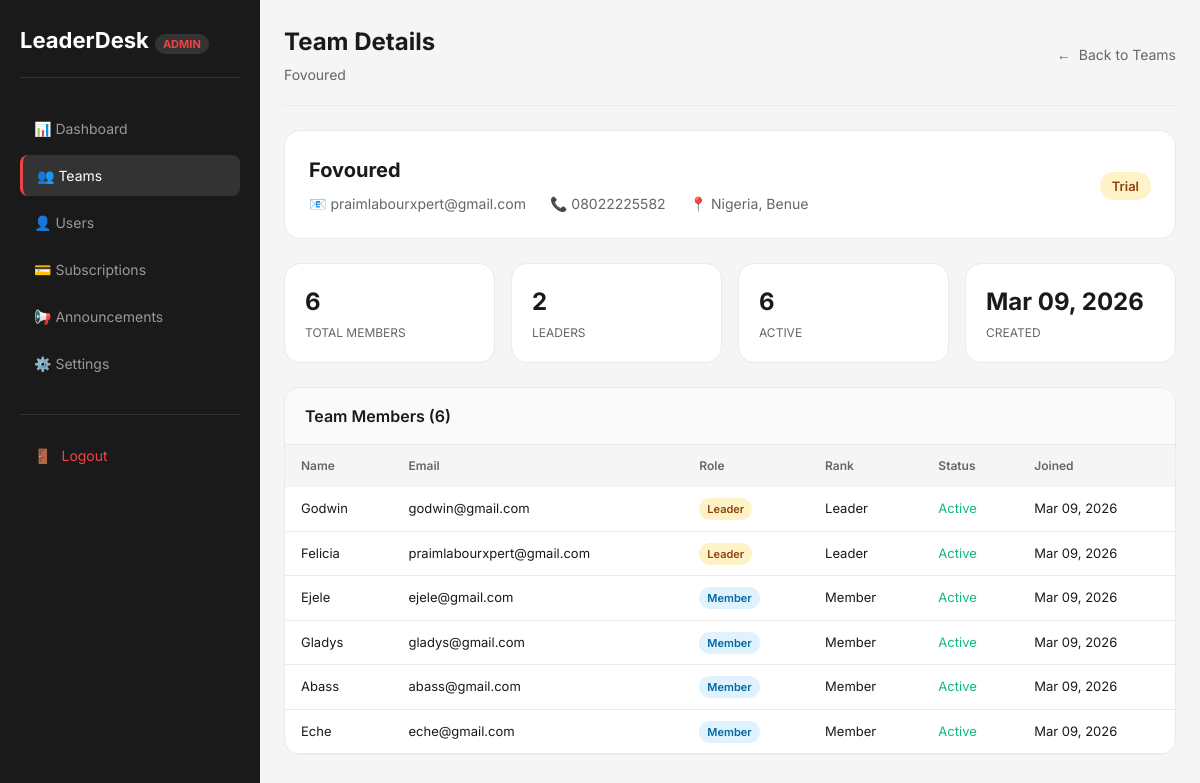
The page /admin_team_detail.php?id=5 (signed in) on the database its author committed.
### tables this page shows
CREATE TABLE `teams` (
  `id` int(11) NOT NULL AUTO_INCREMENT,
  `team_name` varchar(100) NOT NULL,
  `country` varchar(50) DEFAULT NULL,
  `state_province` varchar(50) DEFAULT NULL,
  `email` varchar(100) DEFAULT NULL,
  `phone` varchar(20) DEFAULT NULL,
  `subscription_status` enum('trial','active','expired','suspended') DEFAULT 'trial',
  `payment_status` enum('trial','active','expired','suspended') DEFAULT 'trial',
  `trial_start_date` date DEFAULT NULL,
  `trial_end_date` date DEFAULT NULL,
  `payment_due_date` date DEFAULT NULL,
  `last_payment_date` date DEFAULT NULL,
  `created_at` timestamp NOT NULL DEFAULT current_timestamp(),
  PRIMARY KEY (`id`),
  UNIQUE KEY `team_name` (`team_name`)
);

CREATE TABLE `member_profiles` (
  `id` int(11) NOT NULL AUTO_INCREMENT,
  `user_id` int(11) NOT NULL,
  `team_id` int(11) NOT NULL,
  `upline_user_id` int(11) DEFAULT NULL,
  `rank` varchar(50) DEFAULT 'Member',
  `member_type` enum('prospect','member') DEFAULT 'member',
  `activity_score` int(11) DEFAULT 0,
  `total_recruits` int(11) DEFAULT 0,
  `total_sales` decimal(10,2) DEFAULT 0.00,
  `join_date` date DEFAULT NULL,
  PRIMARY KEY (`id`),
  KEY `user_id` (`user_id`),
  KEY `team_id` (`team_id`),
  KEY `upline_user_id` (`upline_user_id`),
  CONSTRAINT `member_profiles_ibfk_1` FOREIGN KEY (`user_id`) REFERENCES `users` (`id`) ON DELETE CASCADE,
  CONSTRAINT `member_profiles_ibfk_2` FOREIGN KEY (`team_id`) REFERENCES `teams` (`id`) ON DELETE CASCADE,
  CONSTRAINT `member_profiles_ibfk_3` FOREIGN KEY (`upline_user_id`) REFERENCES `users` (`id`) ON DELETE SET NULL
);

CREATE TABLE `users` (
  `id` int(11) NOT NULL AUTO_INCREMENT,
  `name` varchar(100) NOT NULL,
  `email` varchar(100) NOT NULL,
  `phone` varchar(20) DEFAULT NULL,
  `password` varchar(255) NOT NULL,
  `role` enum('super_admin','team_leader','member') DEFAULT 'member',
  `upgrade_requested` tinyint(4) DEFAULT 0,
  `team_id` int(11) DEFAULT NULL,
  `status` enum('active','inactive','suspended') DEFAULT 'active',
  `created_at` timestamp NOT NULL DEFAULT current_timestamp(),
  `updated_at` timestamp NOT NULL DEFAULT current_timestamp() ON UPDATE current_timestamp(),
  `last_login` timestamp NULL DEFAULT NULL,
  PRIMARY KEY (`id`),
  UNIQUE KEY `email` (`email`)
);

### admin_team_detail.php (the view, shortened to what this page needs)
<?php
require_once 'config/database.php';
$team_id = isset($_GET['id']) ? (int)$_GET['id'] : 0;
$stmt = $pdo->prepare("SELECT * FROM teams WHERE id = ?");
$stmt->execute([$team_id]);
$team = $stmt->fetch();
$stmt = $pdo->prepare("SELECT u.*, mp.rank, mp.join_date FROM users u LEFT JOIN member_profiles mp ON u.id = mp.user_id WHERE u.team_id = ? ORDER BY u.role, u.created_at DESC");
$stmt->execute([$team_id]);
$members = $stmt->fetchAll();
?>
<!DOCTYPE html>
<html lang="en">
<head>
</head>
<body>
    <div class="admin-container">
        <aside class="admin-sidebar">
            <div class="admin-logo">
                LeaderDesk<span>ADMIN</span>
            </div>
            <ul class="admin-nav">
                <li><a href="admin_dashboard.php">📊 Dashboard</a></li>
                <li><a href="admin_teams.php" class="active">👥 Teams</a></li>
                <li><a href="admin_users.php">👤 Users</a></li>
                <li><a href="admin_subscriptions.php">💳 Subscriptions</a></li>
                <li><a href="admin_announcements.php">📢 Announcements</a></li>
                <li><a href="admin_settings.php">⚙️ Settings</a></li>
            </ul>
            <div class="back-to-app">
                <a href="logout.php">
                    <span>🚪</span>
                    Logout
                </a>
            </div>
        </aside>
        <main class="admin-main">
            <div class="top-bar">
                <div class="page-title">
                    <h1>Team Details</h1>
                    <p><?php echo htmlspecialchars($team['team_name']); ?></p>
                </div>
                <a href="admin_teams.php" class="back-link">
                    <span>←</span> Back to Teams
                </a>
            </div>
            <div class="team-header">
                <div class="team-info">
                    <h2><?php echo htmlspecialchars($team['team_name']); ?></h2>
                    <div class="team-meta">
                        <span>📧 <?php echo htmlspecialchars($team['email']); ?></span>
                        <?php if ($team['phone']): ?>
                            <span>📞 <?php echo htmlspecialchars($team['phone']); ?></span>
                        <?php endif; ?>
                        <?php if ($team['country']): ?>
                            <span>📍 <?php echo htmlspecialchars($team['country']); ?><?php echo $team['state_province'] ? ', ' . htmlspecialchars($team['state_province']) : ''; ?></span>
                        <?php endif; ?>
                    </div>
                </div>
                <div>
                    <span class="status-badge status-<?php echo $team['subscription_status']; ?>">
                        <?php echo ucfirst($team['subscription_status']); ?>
                    </span>
                </div>
            </div>
            <div class="stats-grid">
                <?php
                $total_members = count($members);
                $leaders = count(array_filter($members, fn($m) => $m['role'] == 'team_leader'));
                $active = count(array_filter($members, fn($m) => $m['status'] == 'active'));
                ?>
                <div class="stat-card">
                    <div class="stat-value"><?php echo $total_members; ?></div>
                    <div class="stat-label">Total Members</div>
                </div>
                <div class="stat-card">
                    <div class="stat-value"><?php echo $leaders; ?></div>
                    <div class="stat-label">Leaders</div>
                </div>
                <div class="stat-card">
                    <div class="stat-value"><?php echo $active; ?></div>
                    <div class="stat-label">Active</div>
                </div>
                <div class="stat-card">
                    <div class="stat-value"><?php echo date('M d, Y', strtotime($team['created_at'])); ?></div>
                    <div class="stat-label">Created</div>
                </div>
            </div>
            <div class="members-section">
                <div class="section-header">Team Members (<?php echo $total_members; ?>)</div>
                <?php if (empty($members)): ?>
                    <div style="text-align: center; padding: 40px; color: #888;">
                        No members in this team yet.
                    </div>
                <?php else: ?>
                    <table class="members-table">
                        <thead>
                            <tr>
                                <th>Name</th>
                                <th>Email</th>
                                <th>Role</th>
                                <th>Rank</th>
                                <th>Status</th>
                                <th>Joined</th>
                            </tr>
                        </thead>
                        <tbody>
                            <?php foreach ($members as $member): ?>
                                <tr>
                                    <td><?php echo htmlspecialchars($member['name']); ?></td>
                                    <td><?php echo htmlspecialchars($member['email']); ?></td>
                                    <td>
                                        <span class="role-badge role-<?php echo $member['role'] == 'team_leader' ? 'leader' : 'member'; ?>">
                                            <?php echo $member['role'] == 'team_leader' ? 'Leader' : 'Member'; ?>
                                        </span>
                                    </td>
                                    <td><?php echo htmlspecialchars($member['rank'] ?? '-'); ?></td>
                                    <td>
                                        <span style="color: <?php echo $member['status'] == 'active' ? '#10b981' : '#ef4444'; ?>">
                                            <?php echo ucfirst($member['status']); ?>
                                        </span>
                                    </td>
                                    <td><?php echo date('M d, Y', strtotime($member['join_date'] ?? $member['created_at'])); ?></td>
                                </tr>
                            <?php endforeach; ?>
                        </tbody>
                    </table>
                <?php endif; ?>
            </div>
        </main>
    </div>
</body>
</html>

### admin_team_detail.php (style rules this page uses)
* { margin: 0; padding: 0; box-sizing: border-box; }
body { font-family: 'Inter', sans-serif; background: #f5f5f5; color: #1a1a1a; line-height: 1.5; }
.admin-container { display: flex; min-height: 100vh; }
.admin-sidebar { width: 260px; background: #1a1a1a; color: white; padding: 24px 20px; position: fixed; height: 100vh; overflow-y: auto; }
.admin-logo { font-size: 22px; font-weight: 700; margin-bottom: 30px; padding-bottom: 20px; border-bottom: 1px solid #333; }
.admin-logo span { color: #ef4444; font-size: 11px; margin-left: 6px; background: #333; padding: 3px 8px; border-radius: 100px; }
.admin-nav { list-style: none; }
.admin-nav li { margin-bottom: 6px; }
.admin-nav a { display: flex; align-items: center; padding: 10px 14px; color: #999; text-decoration: none; border-radius: 8px; transition: all 0.2s; gap: 10px; font-size: 14px; }
.admin-nav a:hover, .admin-nav a.active { background: #333; color: white; }
.admin-nav a.active { border-left: 3px solid #ef4444; }
.back-to-app { margin-top: 30px; padding-top: 20px; border-top: 1px solid #333; }
.back-to-app a { display: flex; align-items: center; gap: 10px; color: #ef4444; text-decoration: none; padding: 10px 14px; border-radius: 8px; font-size: 14px; }
.admin-main { flex: 1; margin-left: 260px; padding: 24px; }
.top-bar { display: flex; justify-content: space-between; align-items: center; margin-bottom: 24px; padding-bottom: 20px; border-bottom: 1px solid #eaeaea; }
.page-title h1 { font-size: 24px; font-weight: 700; margin-bottom: 4px; }
.page-title p { color: #666; font-size: 14px; }
.back-link { display: flex; align-items: center; gap: 8px; color: #666; text-decoration: none; font-size: 14px; }
.team-header { background: white; border-radius: 16px; border: 1px solid #eaeaea; padding: 24px; margin-bottom: 24px; display: flex; justify-content: space-between; align-items: center; flex-wrap: wrap; gap: 16px; }
.team-info h2 { font-size: 20px; font-weight: 700; margin-bottom: 8px; }
.team-meta { display: flex; gap: 24px; color: #666; font-size: 14px; flex-wrap: wrap; }
.status-badge { padding: 6px 12px; border-radius: 100px; font-size: 13px; font-weight: 600; }
.status-trial { background: #fef3c7; color: #92400e; }
.stats-grid { display: grid; grid-template-columns: repeat(4, 1fr); gap: 16px; margin-bottom: 24px; }
.stat-card { background: white; padding: 20px; border-radius: 16px; border: 1px solid #eaeaea; }
.stat-value { font-size: 24px; font-weight: 700; margin-bottom: 4px; }
.stat-label { color: #666; font-size: 12px; text-transform: uppercase; }
.members-section { background: white; border-radius: 16px; border: 1px solid #eaeaea; overflow: hidden; }
.section-header { padding: 16px 20px; border-bottom: 1px solid #eaeaea; background: #fafafa; font-weight: 600; }
.members-table { width: 100%; border-collapse: collapse; }
.members-table th { text-align: left; padding: 12px 16px; background: #f5f5f5; font-size: 12px; font-weight: 600; color: #666; }
.members-table td { padding: 12px 16px; border-bottom: 1px solid #eaeaea; font-size: 13px; }
.role-badge { padding: 4px 8px; border-radius: 100px; font-size: 11px; font-weight: 600; }
.role-leader { background: #fef3c7; color: #92400e; }
.role-member { background: #e0f2fe; color: #0369a1; }

### rows shown on the page
teams: team_name "Fovoured", email "praimlabourxpert@gmail.com", phone "08022225582", country "Nigeria", state_province "Benue", subscription_status "Trial", created_at "Mar 09, 2026"
member_profiles: user.name "Godwin", user.email "godwin@gmail.com", shows "Leader", rank "Leader", user.status "Active", join_date "Mar 09, 2026"
member_profiles: user.name "Felicia", user.email "praimlabourxpert@gmail.com", shows "Leader", rank "Leader", user.status "Active", join_date "Mar 09, 2026"
member_profiles: user.name "Ejele", user.email "ejele@gmail.com", shows "Member", rank "Member", user.status "Active", join_date "Mar 09, 2026"
member_profiles: user.name "Gladys", user.email "gladys@gmail.com", shows "Member", rank "Member", user.status "Active", join_date "Mar 09, 2026"
member_profiles: user.name "Abass", user.email "abass@gmail.com", shows "Member", rank "Member", user.status "Active", join_date "Mar 09, 2026"
member_profiles: user.name "Eche", user.email "eche@gmail.com", shows "Member", rank "Member", user.status "Active", join_date "Mar 09, 2026"

### other values the page prints
$total_members "6"
$leaders "2"
$active "6"
